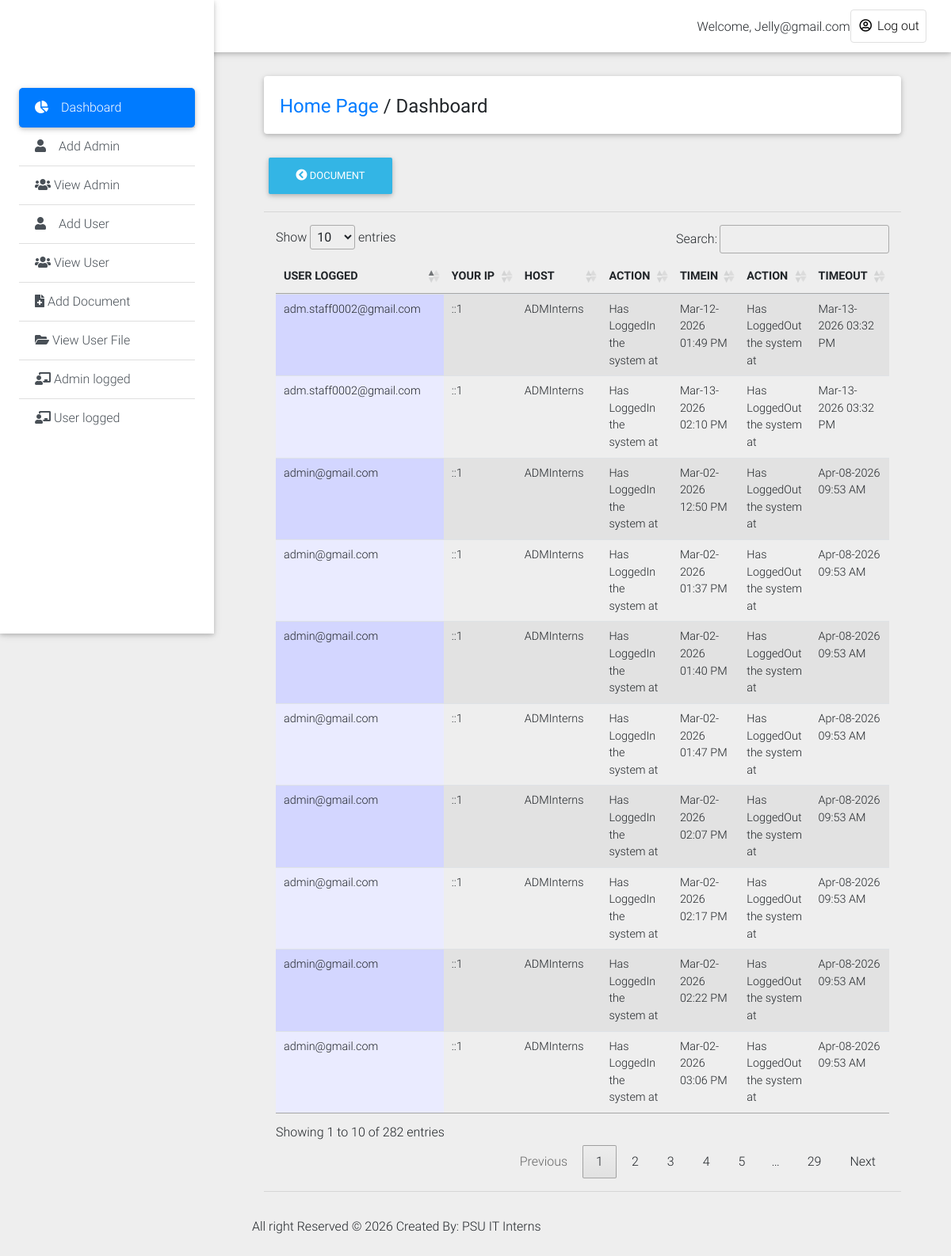
Page /records-administrator/admin_log.php (signed in) on the committed database.
### tables this page shows
CREATE TABLE `history_log1` (
  `log_id` int(11) NOT NULL,
  `id` int(11) NOT NULL,
  `admin_user` text NOT NULL,
  `action` varchar(100) NOT NULL,
  `actions` varchar(200) NOT NULL DEFAULT 'Has LoggedOut the system at',
  `ip` text NOT NULL,
  `host` text NOT NULL,
  `login_time` varchar(200) NOT NULL,
  `logout_time` varchar(200) NOT NULL
);

### records-administrator/admin_log.php (the view, shortened to what this page needs)
<!DOCTYPE html>
<html lang="en">
<head>
  <link rel="stylesheet" href="https://use.fontawesome.com/releases/v5.8.1/css/all.css">
  <link href="css/bootstrap.min.css" rel="stylesheet">
  <link href="css/mdb.min.css" rel="stylesheet">
  <link href="css/style.min.css" rel="stylesheet">
    <link rel="stylesheet" type="text/css" href="medias/css/dataTable.css" />
</head>
<body class="grey lighten-3">
  <header>
    <nav class="navbar fixed-top navbar-expand-lg navbar-light white scrolling-navbar">
      <div class="container-fluid">
        <div class="collapse navbar-collapse" id="navbarSupportedContent">
            <?php
             require_once("../include/connection.php");
               $id = mysqli_real_escape_string($conn,$_SESSION['admin_user']);
              $r = mysqli_query($conn,"SELECT * FROM admin_login where id = '$id'") or die (mysqli_error($conn));
              $row = mysqli_fetch_array($r);
               $id=$row['admin_user'];
            ?>
          <ul class="navbar-nav nav-flex-icons">
                <li style="margin-top: 10px;">Welcome,</font> <?php echo ucwords(htmlentities($id)); ?></li>
            <li class="nav-item">
              <a href="logout.php" class="nav-link border border-light rounded waves-effect">
               <i class="far fa-user-circle"></i> Log out
              </a>
            </li>
          </ul>
        </div>
      </div>
    </nav>
    <div class="sidebar-fixed position-fixed">
      <a class="logo-wrapper waves-effect">
</a>
     <div class="list-group list-group-flush">
        <a href="dashboard.php" class="list-group-item active waves-effect">
          <i class="fas fa-chart-pie mr-3"></i>Dashboard
        </a>
         <a href="#" class="list-group-item list-group-item-action waves-effect"  data-toggle="modal" data-target="#modalRegisterForm">
          <i class="fas fa-user mr-3"></i>Add Admin</a>
            <a href="view_admin.php" class="list-group-item list-group-item-action waves-effect">
          <i class="fas fa-users"></i> View Admin</a>
        <a href="#" class="list-group-item list-group-item-action waves-effect" data-toggle="modal" data-target="#modalRegisterForm2">
          <i class="fas fa-user mr-3"></i>Add User</a>
           <a href="view_user.php" class="list-group-item list-group-item-action waves-effect">
          <i class="fas fa-users"></i>  View User</a>
        <a href="add_document.php" class="list-group-item list-group-item-action waves-effect">
          <i class="fas fa-file-medical"></i> Add Document</a>
        <a href="view_userfile.php" class="list-group-item list-group-item-action waves-effect">
          <i class="fas fa-folder-open"></i> View User File</a>
            <a href="admin_log.php" class="list-group-item list-group-item-action waves-effect">
          <i class="fas fa-chalkboard-teacher"></i> Admin logged</a>
              <a href="user_log.php" class="list-group-item list-group-item-action waves-effect">
          <i class="fas fa-chalkboard-teacher"></i> User logged</a>
      </div>
    </div>
  </header>
  <main class="pt-5 mx-lg-5">
    <div class="container-fluid mt-5">
      <div class="card mb-4 wow fadeIn">
        <div class="card-body d-sm-flex justify-content-between">
          <h4 class="mb-2 mb-sm-0 pt-1">
            <a href="dashboard.php">Home Page</a>
            <span>/</span>
            <span>Dashboard</span>
          </h4>
        </div>
      </div>
      <div class="">
    <a href="add_document.php"><button type="button" class="btn btn-info"><i class="fas fa-chevron-circle-left"></i>  Document</button></a>
    </div>
<hr>
 <div class="col-md-12">
  <table id="dtable" class = "table table-striped" style="">
     <thead>
    <th>USER LOGGED</th>
     <th>YOUR IP</th>
     <th>HOST</th>
     <th>ACTION</th>
     <th>TIMEIN</th>
     <th>ACTION</th>
     <th>TIMEOUT</th>
</thead>
<tbody>
    <tr>
        <?php
        require_once("../include/connection.php");
      $query = mysqli_query($conn,"SELECT * from history_log1") or die (mysqli_error($conn));
      while($file=mysqli_fetch_array($query)){
         $name =  $file['admin_user'];
         $ip =  $file['ip'];
         $host =  $file['host'];
         $action =  $file['action'];
         $logintime =  $file['login_time'];
         $actions =  $file['actions'];
         $logouttime =  $file['logout_time'];
      ?>
      <td><?php echo $name; ?></td>
       <td><?php echo $ip; ?></td>
      <td><?php echo $host; ?></td>
      <td><?php echo $action; ?></td>
      <td><?php echo $logintime; ?></td>
      <td><?php echo $actions; ?></td>
      <td><?php echo $logouttime; ?></td>
    </tr>
<?php } ?>
</tbody>
   </table>
    </div>
    <hr></div>
    <div class="footer-copyright py-3">
     <p>All right Reserved &copy; <?php echo date('Y');?> Created By: PSU IT Interns</p>
    </div>
<link rel="stylesheet" type="text/css" href="https://cdn.datatables.net/1.10.9/css/jquery.dataTables.min.css"/>
<link rel="stylesheet" type="text/css" href="https://cdn.datatables.net/responsive/1.0.3/css/dataTables.responsive.css">
</body>
</html>

### records-administrator/medias/css/dataTable.css (style rules this page uses)
.sorting_asc { background: url('../images/sort_asc.png') no-repeat center right; }
.sorting { background: url('../images/sort_both.png') no-repeat center right; }
tr.odd { background-color: #E2E4FF; }
tr.odd td.sorting_1 { background-color: #D3D6FF; }
tr.even td.sorting_1 { background-color: #EAEBFF; }

### rows in the picture
history_log1: admin_user "admin@gmail.com", ip "::1", host "ADMInterns", action "Has LoggedIn the system at", login_time "Mar-02-2026 12:50 PM", actions "Has LoggedOut the system at", logout_time "Apr-08-2026 09:53 AM"
history_log1: admin_user "admin@gmail.com", ip "::1", host "ADMInterns", action "Has LoggedIn the system at", login_time "Mar-02-2026 01:37 PM", actions "Has LoggedOut the system at", logout_time "Apr-08-2026 09:53 AM"
history_log1: admin_user "admin@gmail.com", ip "::1", host "ADMInterns", action "Has LoggedIn the system at", login_time "Mar-02-2026 01:40 PM", actions "Has LoggedOut the system at", logout_time "Apr-08-2026 09:53 AM"
history_log1: admin_user "admin@gmail.com", ip "::1", host "ADMInterns", action "Has LoggedIn the system at", login_time "Mar-02-2026 01:47 PM", actions "Has LoggedOut the system at", logout_time "Apr-08-2026 09:53 AM"
history_log1: admin_user "admin@gmail.com", ip "::1", host "ADMInterns", action "Has LoggedIn the system at", login_time "Mar-02-2026 02:07 PM", actions "Has LoggedOut the system at", logout_time "Apr-08-2026 09:53 AM"
history_log1: admin_user "admin@gmail.com", ip "::1", host "ADMInterns", action "Has LoggedIn the system at", login_time "Mar-02-2026 02:17 PM", actions "Has LoggedOut the system at", logout_time "Apr-08-2026 09:53 AM"
history_log1: admin_user "admin@gmail.com", ip "::1", host "ADMInterns", action "Has LoggedIn the system at", login_time "Mar-02-2026 02:22 PM", actions "Has LoggedOut the system at", logout_time "Apr-08-2026 09:53 AM"
history_log1: admin_user "admin@gmail.com", ip "::1", host "ADMInterns", action "Has LoggedIn the system at", login_time "Mar-02-2026 03:06 PM", actions "Has LoggedOut the system at", logout_time "Apr-08-2026 09:53 AM"
history_log1: admin_user "adm.staff0002@gmail.com", ip "::1", host "ADMInterns", action "Has LoggedIn the system at", login_time "Mar-12-2026 01:49 PM", actions "Has LoggedOut the system at", logout_time "Mar-13-2026 03:32 PM"
history_log1: admin_user "adm.staff0002@gmail.com", ip "::1", host "ADMInterns", action "Has LoggedIn the system at", login_time "Mar-13-2026 02:10 PM", actions "Has LoggedOut the system at", logout_time "Mar-13-2026 03:32 PM"

### other values in the picture
$id "Jelly@gmail.com"
